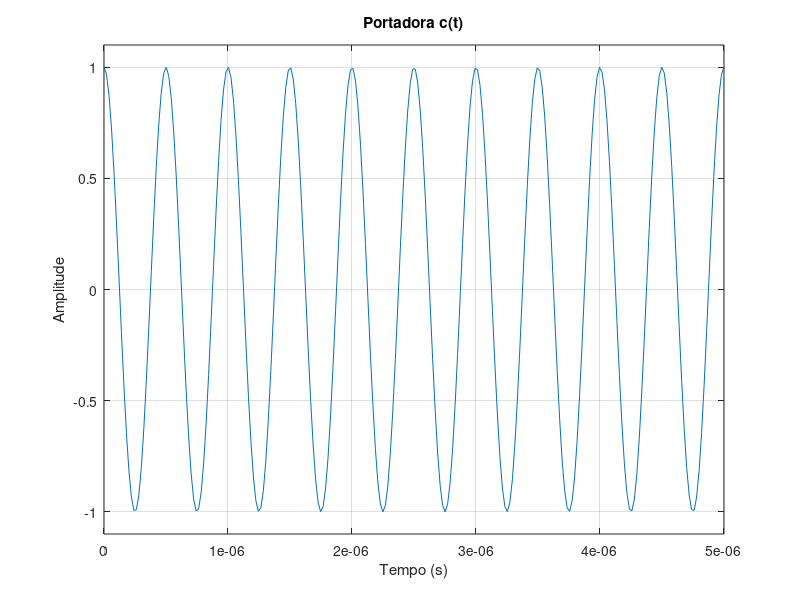
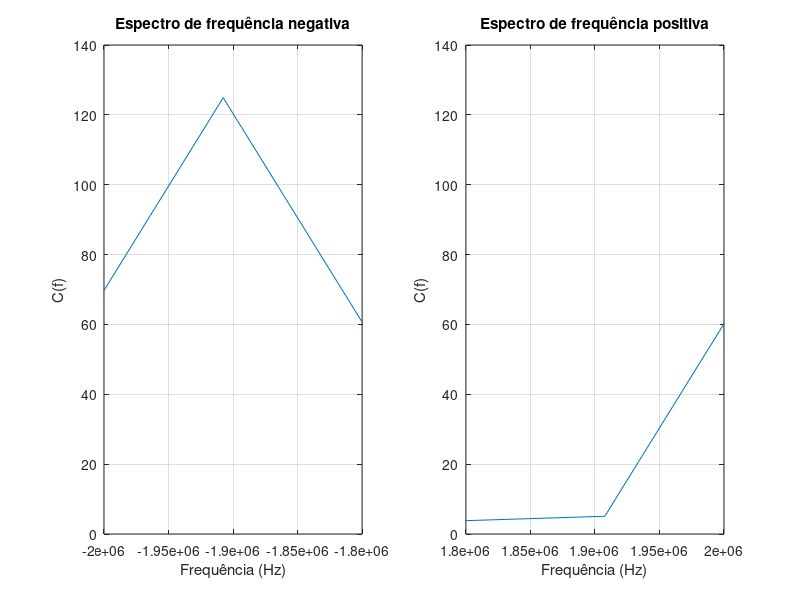

Write the MATLAB code that produced these figures, in order.
%%%%%%%%%%%%%%%%%%%%%%%%%%%%%%% INTEGRANTES %%%%%%%%%%%%%%%%%%%%%%%%%%%%%%%

%Carlos Henrique Hannas de Carvalho, nUSP: 11965988

%%%%%%%%%%%%%%%%%%%%%%%%%%%%%%%%%%%%%%%%%%%%%%%%%%%%%%%%%%%%%%%%%%%%%%%%%%%

close all
clear all

%%%%%%%%%%%%%%%%%%%%%%%%%%%%% DADOS INICIAIS %%%%%%%%%%%%%%%%%%%%%%%%%%%%%%

f_c = 2 * 10^6;                                                            %Frequencia da portadora (Hz)
f_samp = 50 * 10^6;                                                        %Frequencia de amostragem (Hz)

t_0 = 0;                                                                   %Tempo inicial (s)
t_f = 200 * 10^-6;                                                         %Tempo final (s)

%%%%%%%%%%%%%%%%%%%%%%%%%%%%%%% EXERCICIO 1 %%%%%%%%%%%%%%%%%%%%%%%%%%%%%%%

%Intervalo de amplitudes no grafico
A_min = -1.1; 
A_max = 1.1;

N = f_samp * ((5 * 10^-6) - t_0);                                          %Quantidade de amostragens, no intervalo de tempo solicitado

t = linspace(t_0, (5 * 10^-6), N+1);                                       %Vetor de tempo, com N amostras

c_t = cos(2 * pi * f_c * t);                                               %Funcao da portadora c(t)

ciclos = f_c * ((5 * 10^-6) - t_0);                                        %Quantidade de ciclos no intervalo de tempo solicitado

%Plot da portadora c(t)
figure
plot(t, c_t)
xlabel('Tempo (s)')
ylabel('Amplitude')
ylim([A_min, A_max])                                                       %Intervalo de amplitude
title('Portadora c(t)');
grid on

%%%%%%%%%%%%%%%%%%%%%%%%%%%%%%%%%%%%%%%%%%%%%%%%%%%%%%%%%%%%%%%%%%%%%%%%%%%

%%%%%%%%%%%%%%%%%%%%%%%%%%%%%%% EXERCICIO 2 %%%%%%%%%%%%%%%%%%%%%%%%%%%%%%%

%Intervalo de frequencia para subplot negativo
f_neg_min = -2 * 10^6;
f_neg_max = -1.8 * 10^6;

%Intervalo de frequencia para subplot positivo
f_pos_min = 1.8 * 10^6;
f_pos_max = 2 * 10^6;

C_f = fft(c_t);                                                            %C(f): Transformada de Fourier de c(t)

f = linspace(-f_samp/2, f_samp/2, N+1);                                    %Vetor de intervalo de frequencias do espectro

%Plot dos espectros negativo e positivo
figure
subplot(1,2,1)                                                             %Posicao do espectro negativo no grafico
plot(f, fftshift(abs(C_f)))
xlabel('Frequência (Hz)')
ylabel('C(f)')
xlim([f_neg_min, f_neg_max])                                               %Intervalo de frequencia do espectro negativo
title('Espectro de frequência negativa')
grid on

subplot(1,2,2)                                                             %Posicao do espectro positivo no grafico
plot(f, fftshift(abs(C_f)))
xlabel('Frequência (Hz)')
ylabel('C(f)')
xlim([f_pos_min, f_pos_max])                                               %Intervalo de frequencia do espectro positivo
title('Espectro de frequência positiva')
grid on

%%%%%%%%%%%%%%%%%%%%%%%%%%%%%%%%%%%%%%%%%%%%%%%%%%%%%%%%%%%%%%%%%%%%%%%%%%%